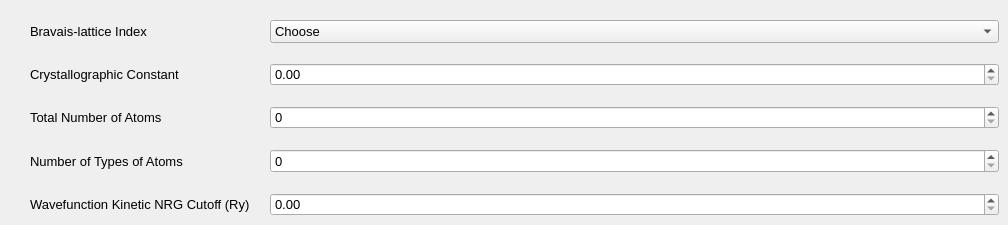
           <widget class="QWidget" name="tab_5">
            <attribute name="title">
             <string>System</string>
            </attribute>
            <widget class="QWidget" name="">
             <property name="geometry">
              <rect>
               <x>10</x>
               <y>20</y>
               <width>989</width>
               <height>196</height>
              </rect>
             </property>
             <layout class="QFormLayout" name="formLayout_3">
              <property name="horizontalSpacing">
               <number>20</number>
              </property>
              <property name="verticalSpacing">
               <number>20</number>
              </property>
              <item row="1" column="0">
               <widget class="QLabel" name="label_6">
                <property name="font">
                 <font>
                  <pointsize>10</pointsize>
                 </font>
                </property>
                <property name="toolTip">
                 <string>&lt;html&gt;&lt;head/&gt;&lt;body&gt;&lt;p&gt;&lt;span style=&quot; font-family:'Courier New';&quot;&gt;crystal structure type, the number maps to a specific structrure that can be looked up in the official documentation&lt;/span&gt;&lt;/p&gt;&lt;p&gt;&lt;br/&gt;&lt;/p&gt;&lt;p&gt;&lt;a href=&quot;https://www.quantum-espresso.org/Doc/INPUT_PW.html#idm218&quot;&gt;&lt;span style=&quot; text-decoration: underline; color:#0000ff;&quot;&gt;pw.x documentation&lt;/span&gt;&lt;/a&gt;&lt;/p&gt;&lt;/body&gt;&lt;/html&gt;</string>
                </property>
                <property name="text">
                 <string>Bravais-lattice Index</string>
                </property>
                <property name="indent">
                 <number>20</number>
                </property>
               </widget>
              </item>
              <item row="1" column="1">
               <widget class="QComboBox" name="comboBox_3">
                <property name="font">
                 <font>
                  <pointsize>10</pointsize>
                 </font>
                </property>
                <item>
                 <property name="text">
                  <string>Choose</string>
                 </property>
                </item>
                <item>
                 <property name="text">
                  <string>0</string>
                 </property>
                </item>
                <item>
                 <property name="text">
                  <string>1</string>
                 </property>
                </item>
                <item>
                 <property name="text">
                  <string>2</string>
                 </property>
                </item>
                <item>
                 <property name="text">
                  <string>3</string>
                 </property>
                </item>
                <item>
                 <property name="text">
                  <string>-3</string>
                 </property>
                </item>
                <item>
                 <property name="text">
                  <string>4</string>
                 </property>
                </item>
                <item>
                 <property name="text">
                  <string>5</string>
                 </property>
                </item>
                <item>
                 <property name="text">
                  <string>-5</string>
                 </property>
                </item>
                <item>
                 <property name="text">
                  <string>6</string>
                 </property>
                </item>
                <item>
                 <property name="text">
                  <string>7</string>
                 </property>
                </item>
                <item>
                 <property name="text">
                  <string>8</string>
                 </property>
                </item>
                <item>
                 <property name="text">
                  <string>9</string>
                 </property>
                </item>
                <item>
                 <property name="text">
                  <string>-9</string>
                 </property>
                </item>
                <item>
                 <property name="text">
                  <string>91</string>
                 </property>
                </item>
                <item>
                 <property name="text">
                  <string>10</string>
                 </property>
                </item>
                <item>
                 <property name="text">
                  <string>11</string>
                 </property>
                </item>
                <item>
                 <property name="text">
                  <string>12</string>
                 </property>
                </item>
                <item>
                 <property name="text">
                  <string>-12</string>
                 </property>
                </item>
                <item>
                 <property name="text">
                  <string>13</string>
                 </property>
                </item>
                <item>
                 <property name="text">
                  <string>-13</string>
                 </property>
                </item>
                <item>
                 <property name="text">
                  <string>14</string>
                 </property>
                </item>
               </widget>
              </item>
              <item row="2" column="0">
               <widget class="QLabel" name="label_8">
                <property name="font">
                 <font>
                  <pointsize>10</pointsize>
                 </font>
                </property>
                <property name="toolTip">
                 <string>&lt;html&gt;&lt;head/&gt;&lt;body&gt;&lt;p&gt;&lt;a href=&quot;https://www.quantum-espresso.org/Doc/INPUT_PW.html#idm236&quot;&gt;&lt;span style=&quot; text-decoration: underline; color:#0000ff;&quot;&gt;pw.x documentation&lt;/span&gt;&lt;/a&gt;&lt;/p&gt;&lt;/body&gt;&lt;/html&gt;</string>
                </property>
                <property name="text">
                 <string>Crystallographic Constant</string>
                </property>
                <property name="indent">
                 <number>20</number>
                </property>
               </widget>
              </item>
              <item row="3" column="0">
               <widget class="QLabel" name="label_9">
                <property name="font">
                 <font>
                  <pointsize>10</pointsize>
                 </font>
                </property>
                <property name="toolTip">
                 <string>&lt;html&gt;&lt;head/&gt;&lt;body&gt;&lt;pre style=&quot; margin-top:12px; margin-bottom:0px; margin-left:0px; margin-right:0px; -qt-block-indent:0; text-indent:0px;&quot;&gt;&lt;span style=&quot; font-family:'Courier New';&quot;&gt;number of atoms in the unit cell (ALL atoms, except if&lt;/span&gt;&lt;/pre&gt;&lt;pre style=&quot; margin-top:0px; margin-bottom:-13px; margin-left:0px; margin-right:0px; -qt-block-indent:0; text-indent:0px;&quot;&gt;&lt;span style=&quot; font-family:'Courier New';&quot;&gt;space_group is set, in which case, INEQUIVALENT atoms)&lt;/span&gt;&lt;/pre&gt;&lt;/body&gt;&lt;/html&gt;</string>
                </property>
                <property name="text">
                 <string>Total Number of Atoms</string>
                </property>
                <property name="indent">
                 <number>20</number>
                </property>
               </widget>
              </item>
              <item row="4" column="0">
               <widget class="QLabel" name="label_10">
                <property name="font">
                 <font>
                  <pointsize>10</pointsize>
                 </font>
                </property>
                <property name="toolTip">
                 <string>&lt;html&gt;&lt;head/&gt;&lt;body&gt;&lt;pre style=&quot; margin-top:12px; margin-bottom:-13px; margin-left:0px; margin-right:0px; -qt-block-indent:0; text-indent:0px;&quot;&gt;&lt;span style=&quot; font-family:'Courier New';&quot;&gt;number of types of atoms in the unit cell&lt;/span&gt;&lt;/pre&gt;&lt;/body&gt;&lt;/html&gt;</string>
                </property>
                <property name="text">
                 <string>Number of Types of Atoms</string>
                </property>
                <property name="indent">
                 <number>20</number>
                </property>
               </widget>
              </item>
              <item row="2" column="1">
               <widget class="QDoubleSpinBox" name="doubleSpinBox_3">
                <property name="font">
                 <font>
                  <pointsize>10</pointsize>
                 </font>
                </property>
               </widget>
              </item>
              <item row="3" column="1">
               <widget class="QSpinBox" name="spinBox">
                <property name="font">
                 <font>
                  <pointsize>10</pointsize>
                 </font>
                </property>
               </widget>
              </item>
              <item row="4" column="1">
               <widget class="QSpinBox" name="spinBox_2">
                <property name="font">
                 <font>
                  <pointsize>10</pointsize>
                 </font>
                </property>
               </widget>
              </item>
              <item row="5" column="1">
               <widget class="QDoubleSpinBox" name="doubleSpinBox_2">
                <property name="font">
                 <font>
                  <pointsize>10</pointsize>
                 </font>
                </property>
               </widget>
              </item>
              <item row="5" column="0">
               <widget class="QLabel" name="label_7">
                <property name="font">
                 <font>
                  <pointsize>10</pointsize>
                 </font>
                </property>
                <property name="toolTip">
                 <string>&lt;html&gt;&lt;head/&gt;&lt;body&gt;&lt;pre style=&quot; margin-top:12px; margin-bottom:-13px; margin-left:0px; margin-right:0px; -qt-block-indent:0; text-indent:0px;&quot;&gt;&lt;span style=&quot; font-family:'Courier New';&quot;&gt;kinetic energy cutoff (Ry) for wavefunctions&lt;/span&gt;&lt;/pre&gt;&lt;/body&gt;&lt;/html&gt;</string>
                </property>
                <property name="text">
                 <string>Wavefunction Kinetic NRG Cutoff (Ry)</string>
                </property>
                <property name="indent">
                 <number>20</number>
                </property>
               </widget>
              </item>
             </layout>
            </widget>
           </widget>
